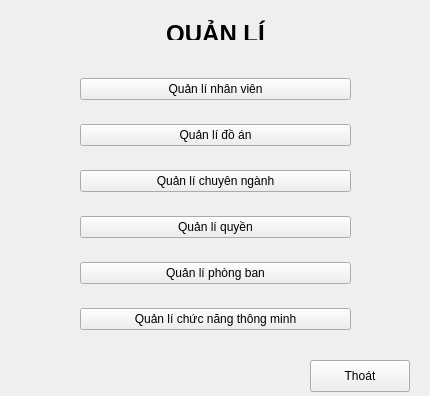
<?xml version="1.0" encoding="UTF-8"?>
<ui version="4.0">
 <class>MainWindow</class>
 <widget class="QMainWindow" name="MainWindow">
  <property name="geometry">
   <rect>
    <x>0</x>
    <y>0</y>
    <width>430</width>
    <height>396</height>
   </rect>
  </property>
  <property name="windowTitle">
   <string>MainWindow</string>
  </property>
  <widget class="QWidget" name="centralwidget">
   <widget class="QWidget" name="verticalLayoutWidget">
    <property name="geometry">
     <rect>
      <x>80</x>
      <y>60</y>
      <width>271</width>
      <height>291</height>
     </rect>
    </property>
    <layout class="QVBoxLayout" name="verticalLayout">
     <item>
      <widget class="QPushButton" name="pushButton_2">
       <property name="text">
        <string>Quản lí nhân viên</string>
       </property>
      </widget>
     </item>
     <item>
      <widget class="QPushButton" name="pushButton_3">
       <property name="text">
        <string>Quản lí đồ án</string>
       </property>
      </widget>
     </item>
     <item>
      <widget class="QPushButton" name="pushButton_4">
       <property name="text">
        <string>Quản lí chuyên ngành</string>
       </property>
      </widget>
     </item>
     <item>
      <widget class="QPushButton" name="pushButton">
       <property name="text">
        <string>Quản lí quyền</string>
       </property>
      </widget>
     </item>
     <item>
      <widget class="QPushButton" name="pushButton_5">
       <property name="text">
        <string>Quản lí phòng ban</string>
       </property>
      </widget>
     </item>
     <item>
      <widget class="QPushButton" name="pushButton_7">
       <property name="text">
        <string>Quản lí chức năng thông minh</string>
       </property>
      </widget>
     </item>
    </layout>
   </widget>
   <widget class="QPushButton" name="pushButton_6">
    <property name="geometry">
     <rect>
      <x>310</x>
      <y>360</y>
      <width>100</width>
      <height>32</height>
     </rect>
    </property>
    <property name="text">
     <string>Thoát</string>
    </property>
   </widget>
   <widget class="QLabel" name="label">
    <property name="geometry">
     <rect>
      <x>0</x>
      <y>20</y>
      <width>431</width>
      <height>20</height>
     </rect>
    </property>
    <property name="text">
     <string>&lt;html&gt;&lt;head/&gt;&lt;body&gt;&lt;p align=&quot;center&quot;&gt;&lt;span style=&quot; font-size:18pt; font-weight:700;&quot;&gt;QUẢN LÍ&lt;/span&gt;&lt;/p&gt;&lt;/body&gt;&lt;/html&gt;</string>
    </property>
   </widget>
  </widget>
 </widget>
 <resources/>
 <connections/>
</ui>
